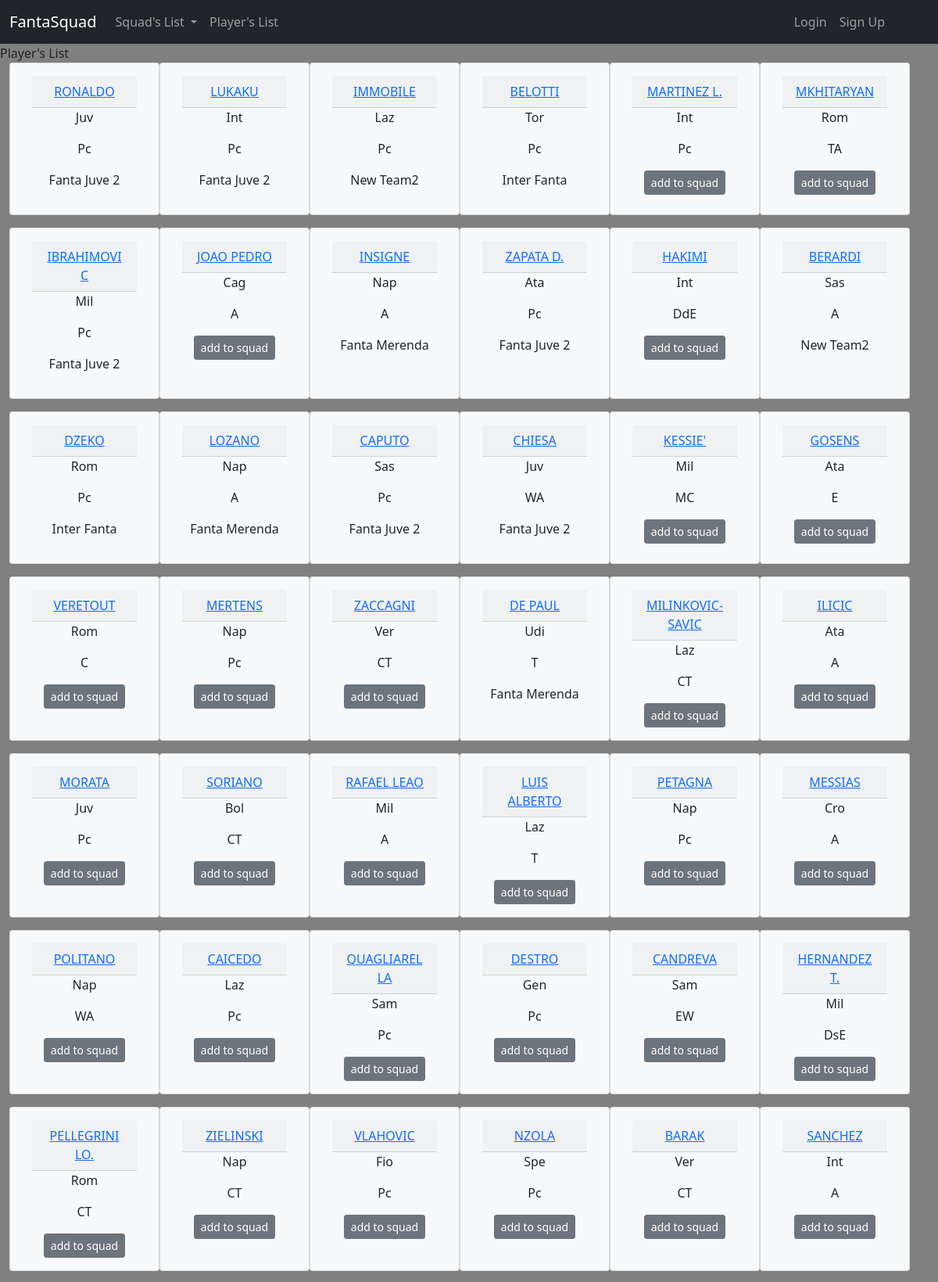
Screenshot of /playerslist/ (upper part) with the database file from the repository.
### fanta_soccer_app/models.py (models this page shows, shortened)
class AvailablePlayer(models.Model):
    player_name = models.CharField(max_length=25)
    team_real = models.CharField(max_length=5)
    position = models.CharField(max_length=5)
    squad = models.ForeignKey(Squad, on_delete=models.SET_NULL, blank=True, null=True)

class Squad(models.Model):
    squad_name = models.CharField(max_length=20)
    manager = models.ForeignKey(get_user_model(), on_delete=models.CASCADE, null=True, blank=True)
    def __str__(self):
        return self.squad_name

### fanta_soccer_app/views.py (the view)
# urls.py: path('playerslist/', views.available_players, name='available_players'),
def available_players(request):
    available_players = AvailablePlayer.objects.all()
    context = {'available_players': available_players}
    return render(request, 'fanta_soccer_app/playerslist.html', context)

### fanta_soccer_app/context_processors.py (called while the page is built)
def navbar_dropdown_squad_list(request):
    nav_dropdown_squads = Squad.objects.all()
    return {
        'nav_dropdown_squads': nav_dropdown_squads
    }

### fanta_soccer_app/templates/fanta_soccer_app/playerslist.html
{% extends 'fanta_soccer_app/base.html'%}
{% block content%}
<body>
<p>Player's List</p>
<div class="container-fluid">
<div class="row row-cols-1 row-cols-md-4 g-4 mx-auto">
        {% for available_player in available_players %}
        <div class="card mb-2 mt-2 text-dark bg-light" style="max-width: 12rem">
            <div class="card-body text-center">
                <div class="card-header">
                    <a href="{% url 'fanta_soccer_app:player_detail' available_player.id %}">{{ available_player.player_name}}</a>
                </div>
                    <div class="class-text">
                    <p>{{ available_player.team_real}}</p>
                    <p>{{ available_player.position }}</p>
                    {% if available_player.squad == None %}
                    <a class="btn btn-sm btn-secondary" href="{% url 'fanta_soccer_app:add_squad' available_player.id %}">
                        add to squad</a>
                    {% else %}
                    <p>{{ available_player.squad }}</p>
                    {% endif %}
                </div>
            </div>
        </div>
        {% endfor %}
</div>
</div>
</body>
{% endblock content%}

### fanta_soccer_app/static/css/base.css (style rules this page uses)
body { grid: 3; background: gray; }

### rows the page displays
AvailablePlayer: player_name "RONALDO", team_real "Juv", position "Pc", squad "Fanta Juve 2"
AvailablePlayer: player_name "LUKAKU", team_real "Int", position "Pc", squad "Fanta Juve 2"
AvailablePlayer: player_name "IMMOBILE", team_real "Laz", position "Pc", squad "New Team2"
AvailablePlayer: player_name "BELOTTI", team_real "Tor", position "Pc", squad "Inter Fanta"
AvailablePlayer: player_name "MARTINEZ L.", team_real "Int", position "Pc", shows "add to squad"
AvailablePlayer: player_name "MKHITARYAN", team_real "Rom", position "TA", shows "add to squad"
AvailablePlayer: player_name "IBRAHIMOVIC", team_real "Mil", position "Pc", squad "Fanta Juve 2"
AvailablePlayer: player_name "JOAO PEDRO", team_real "Cag", position "A", shows "add to squad"
AvailablePlayer: player_name "INSIGNE", team_real "Nap", position "A", squad "Fanta Merenda"
AvailablePlayer: player_name "ZAPATA D.", team_real "Ata", position "Pc", squad "Fanta Juve 2"
AvailablePlayer: player_name "HAKIMI", team_real "Int", position "DdE", shows "add to squad"
AvailablePlayer: player_name "BERARDI", team_real "Sas", position "A", squad "New Team2"
AvailablePlayer: player_name "DZEKO", team_real "Rom", position "Pc", squad "Inter Fanta"
AvailablePlayer: player_name "LOZANO", team_real "Nap", position "A", squad "Fanta Merenda"
AvailablePlayer: player_name "CAPUTO", team_real "Sas", position "Pc", squad "Fanta Juve 2"
AvailablePlayer: player_name "CHIESA", team_real "Juv", position "WA", squad "Fanta Juve 2"
AvailablePlayer: player_name "KESSIE'", team_real "Mil", position "MC", shows "add to squad"
AvailablePlayer: player_name "GOSENS", team_real "Ata", position "E", shows "add to squad"
AvailablePlayer: player_name "VERETOUT", team_real "Rom", position "C", shows "add to squad"
AvailablePlayer: player_name "MERTENS", team_real "Nap", position "Pc", shows "add to squad"
AvailablePlayer: player_name "ZACCAGNI", team_real "Ver", position "CT", shows "add to squad"
AvailablePlayer: player_name "DE PAUL", team_real "Udi", position "T", squad "Fanta Merenda"
AvailablePlayer: player_name "MILINKOVIC-SAVIC", team_real "Laz", position "CT", shows "add to squad"
AvailablePlayer: player_name "ILICIC", team_real "Ata", position "A", shows "add to squad"
AvailablePlayer: player_name "MORATA", team_real "Juv", position "Pc", shows "add to squad"
AvailablePlayer: player_name "SORIANO", team_real "Bol", position "CT", shows "add to squad"
AvailablePlayer: player_name "RAFAEL LEAO", team_real "Mil", position "A", shows "add to squad"
AvailablePlayer: player_name "LUIS ALBERTO", team_real "Laz", position "T", shows "add to squad"
AvailablePlayer: player_name "PETAGNA", team_real "Nap", position "Pc", shows "add to squad"
AvailablePlayer: player_name "MESSIAS", team_real "Cro", position "A", shows "add to squad"
AvailablePlayer: player_name "POLITANO", team_real "Nap", position "WA", shows "add to squad"
AvailablePlayer: player_name "CAICEDO", team_real "Laz", position "Pc", shows "add to squad"
AvailablePlayer: player_name "QUAGLIARELLA", team_real "Sam", position "Pc", shows "add to squad"
AvailablePlayer: player_name "DESTRO", team_real "Gen", position "Pc", shows "add to squad"
AvailablePlayer: player_name "CANDREVA", team_real "Sam", position "EW", shows "add to squad"
AvailablePlayer: player_name "HERNANDEZ T.", team_real "Mil", position "DsE", shows "add to squad"
AvailablePlayer: player_name "PELLEGRINI LO.", team_real "Rom", position "CT", shows "add to squad"
AvailablePlayer: player_name "ZIELINSKI", team_real "Nap", position "CT", shows "add to squad"
AvailablePlayer: player_name "VLAHOVIC", team_real "Fio", position "Pc", shows "add to squad"
AvailablePlayer: player_name "NZOLA", team_real "Spe", position "Pc", shows "add to squad"
AvailablePlayer: player_name "BARAK", team_real "Ver", position "CT", shows "add to squad"
AvailablePlayer: player_name "SANCHEZ", team_real "Int", position "A", shows "add to squad"
